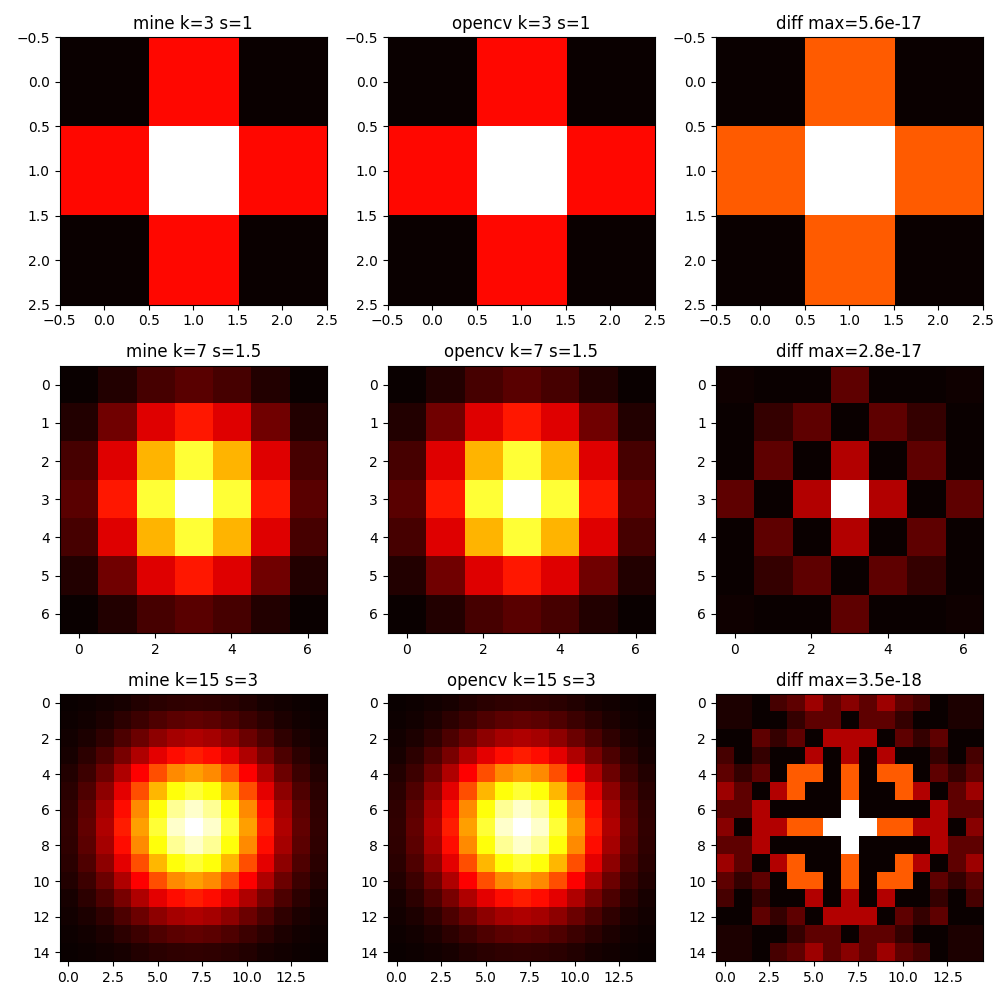

Reproduce this figure in Python.
import numpy as np
import cv2
import matplotlib.pyplot as plt


def gauss(k, s):
    r = k // 2
    y, x = np.mgrid[-r:r + 1, -r:r + 1]
    g = np.exp(-(x ** 2 + y ** 2) / (2 * s ** 2))
    return g / g.sum()


a = [(3, 1), (7, 1.5), (15, 3)]
figure, axes = plt.subplots(3, 3, figsize=(10, 10))
for i, (k, s) in enumerate(a):
    m = gauss(k, s)
    c = cv2.getGaussianKernel(k, s)
    c = c @ c.T
    axes[i][0].imshow(m, cmap="hot")
    axes[i][0].set_title(f"mine k={k} s={s}")
    axes[i][1].imshow(c, cmap="hot")
    axes[i][1].set_title(f"opencv k={k} s={s}")
    axes[i][2].imshow(np.abs(m - c), cmap="hot")
    axes[i][2].set_title(f"diff max={np.abs(m - c).max():.1e}")
plt.tight_layout()
plt.savefig("2.png")
plt.show()
